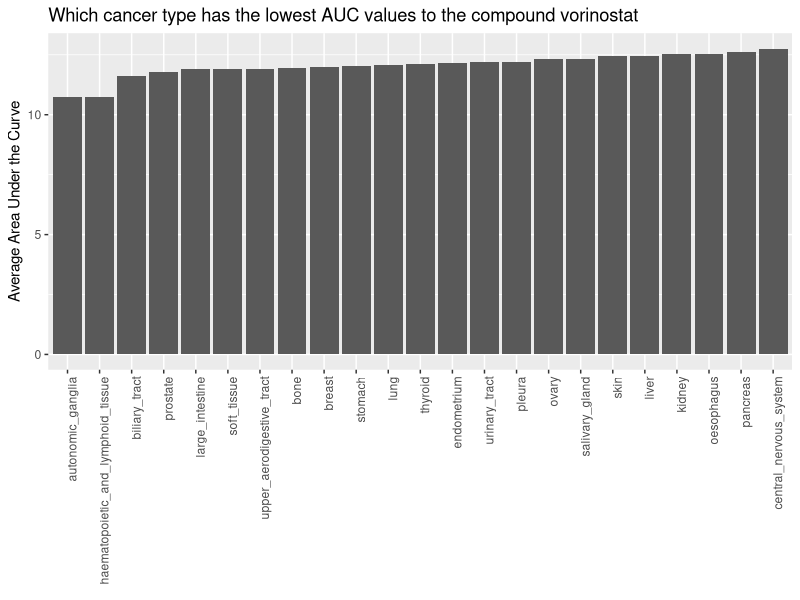
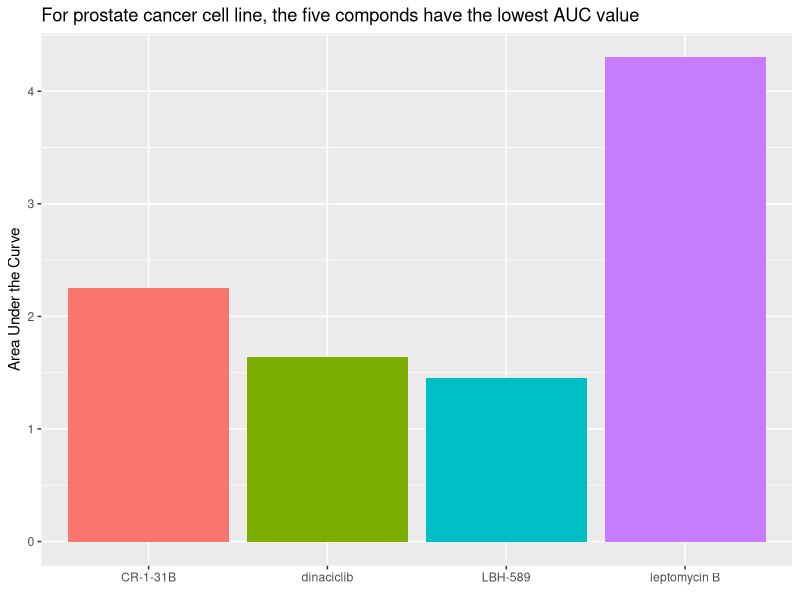
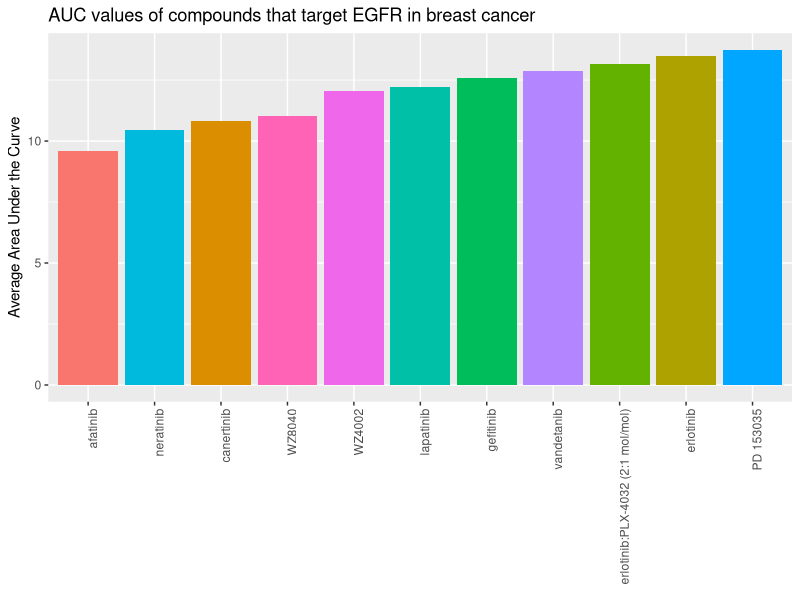

Recreate these plots in R, in order.
## ---- chunk 1
knitr::opts_chunk$set(echo = TRUE)
library("tidyverse")
library("magrittr")
library("knitr")
library("readr")
library("skimr")
## ---- chunk 2
#read dataset
dad_mom<- read.table("dad_mom.txt", header=TRUE) 

#reshape
tidy_dad_mom<- dad_mom %>%
  unite("dad", name_dad, income_dad) %>%
  unite("mom", name_mom, income_mom) %>%
  pivot_longer(c(dad, mom), names_to="parent", values_to="income") %>%
  separate(income, c("name", "income"))

#another way to do it learned from peer review
tidy_data_mom2<- dad_mom %>%
  gather(key="key", value="value", name_dad: income_mom) %>%
  separate(key, into= c("var", "dad_or_mom"), convert=TRUE) %>%
  spread(var, value)

#print
tidy_dad_mom
tidy_data_mom2
## ---- chunk 3
#read files
AUC_1 <- read_csv("CTRP_files/AUC_1.csv")
AUC_2 <- read_csv("CTRP_files/AUC_2.csv")
cancer_cell_line_info <- read_csv("CTRP_files/cancer_cell_line_info.csv")
compound_info <- read_csv("CTRP_files/compound_info.csv")
Experiment_info <- read_csv("CTRP_files/Experiment_info.csv")

#glimpse
glimpse(AUC_1)
glimpse(AUC_2)
glimpse(cancer_cell_line_info)
glimpse(compound_info)
glimpse(Experiment_info)

#Since AUC_1 and AUC_2 look like two parrelle data frame with links to the other files, so i join AUC_1 and _2 first, and then combin them with the other files

#join AUC_1 with _2
AUC<- AUC_1 %>%
  bind_rows(AUC_2)

#join auc with other files
total_AUC<- AUC %>%
  inner_join(Experiment_info, by=c("experiment_id"="expt_id")) %>%
  inner_join(compound_info, by="master_cpd_id") %>%
  inner_join(cancer_cell_line_info, by="master_ccl_id") 
## ---- chunk 4
#average AUC of different cancer types
q1<- total_AUC %>%
  select(area_under_curve, cancer_type, cpd_name) %>%
  filter(cpd_name== "vorinostat", !is.na(cancer_type)) %>%
  group_by(cancer_type) %>%
  summarize(AUC=mean(area_under_curve))
  
#plot
q1 %>%
  ggplot(aes(x=reorder(cancer_type, AUC), y=AUC))+
  geom_col()+
  labs(title="Which cancer type has the lowest AUC values to the compound vorinostat", x=element_blank(), y="Average Area Under the Curve")+
  theme(axis.text.x=element_text(angle=90, hjust=1))+
  theme(legend.position="none")
## ---- chunk 5
#it returns 0 row when using 22RV1 for ccl_name, unsure why.
total_AUC %>%
  select(ccl_name, cpd_name, area_under_curve) %>%
  filter(ccl_name=="22RV1") %>%
  arrange(area_under_curve)

#instead use prostate as in cancer_type 
q2<- total_AUC %>%
  select(cancer_type, cpd_name, area_under_curve) %>%
  filter(cancer_type=="prostate") %>%
  arrange(area_under_curve)

#select the lowest 5 in terms of auc for plotting
low5<- q2[1:5,] 

low5 %>%
  ggplot(aes(x=cpd_name, y=area_under_curve, fill= cpd_name)) +
  geom_col()+
  labs(title="For prostate cancer cell line, the five componds have the lowest AUC value", x=element_blank(), y="Area Under the Curve")+
  theme(legend.position="none")
## ---- chunk 6
#filter the AUC according to the question
q3<- total_AUC %>%
  select(gene_symbol_of_protein_target, area_under_curve, cpd_name, cancer_type) %>%
  filter(str_detect(gene_symbol_of_protein_target, "EGFR"), cancer_type=="breast") %>%
  group_by(cpd_name) %>%
  summarize(AUC=mean(area_under_curve)) #my filtered cpd_name has only 3 different values instead of 10?

#plot
q3 %>% 
  ggplot(aes(x=reorder(cpd_name, AUC), y=AUC, fill= cpd_name)) +
  geom_col() +
  labs(title="AUC values of compounds that target EGFR in breast cancer", x=element_blank(), y="Average Area Under the Curve")+
  theme(axis.text.x=element_text(angle=90, hjust=1))+
  theme(legend.position="none")
